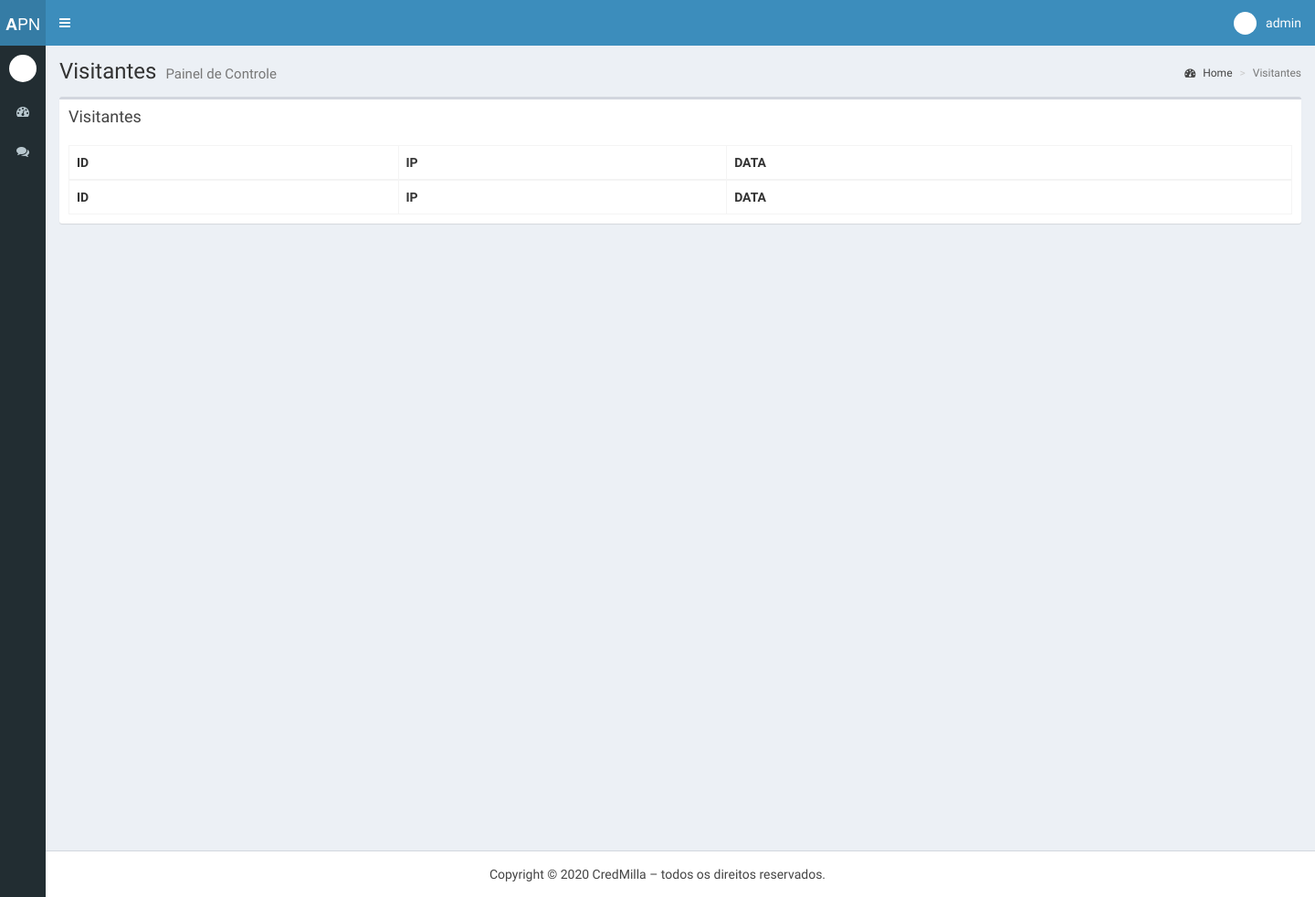
Before: /visitorsTable.php (signed in) with the older database file.
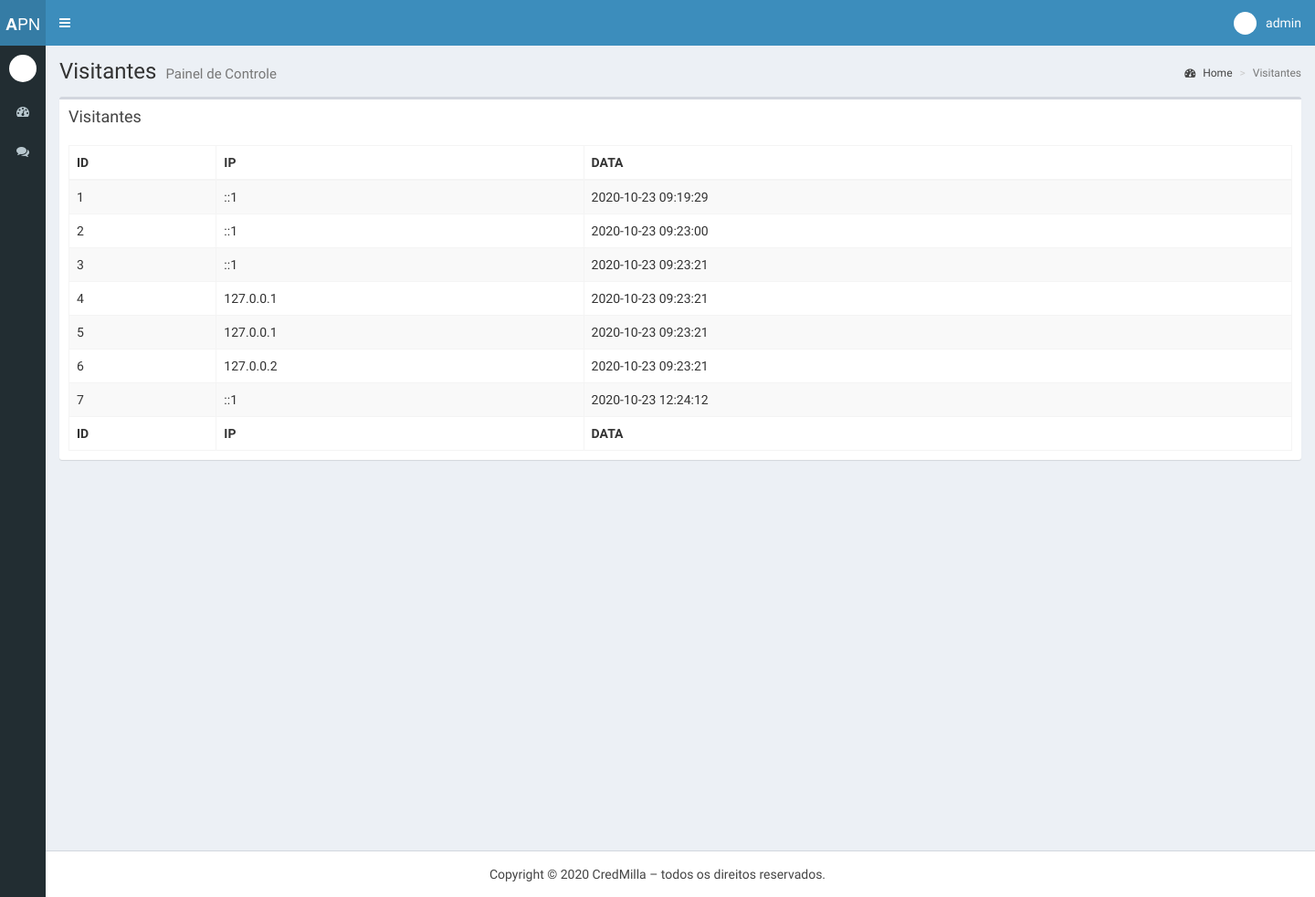
After: the same page with the newer database file.
### tables this page shows
CREATE TABLE `visitors` (
  `id` int(11) NOT NULL,
  `ip` varchar(100) NOT NULL,
  `date_time` datetime NOT NULL
);

### src/classes/DataBase.php (called while the page is built, shortened)
<?php
class DataBase
{
    private $hostname = 'localhost';
    private $user = 'root';
    private $password = '';
    private $dbname = 'credmilla_db';
    private $pdo;
    public function Connect()
    {
        $dsn = 'mysql:dbname=' . $this->dbname . ';host=' . $this->hostname;
        try {
            $this->pdo = new PDO($dsn, $this->user, $this->password);
            $this->pdo->setAttribute(PDO::ATTR_DEFAULT_FETCH_MODE, PDO::FETCH_OBJ);
            $this->pdo->setAttribute(PDO::ATTR_ERRMODE, PDO::ERRMODE_EXCEPTION);
            $this->pdo->setAttribute(PDO::ATTR_EMULATE_PREPARES, false);
        } catch (PDOException $th) {
            throw new Exception( $th->getMessage());
        }
    }
    public function FetchAllData($sql, $props)
    {
        try {
            $stmt = $this->pdo->prepare($sql);
            $stmt->execute($props);
            return $stmt->fetchAll();
        } catch (PDOException $th) {
            echo $th->getMessage();
            die();
        }
    }
}

### visitorsTable.php (the view, shortened to what this page needs)
<!DOCTYPE html>
<head>
  <link rel="stylesheet" href="bootstrap/css/bootstrap.min.css">
  <link rel="stylesheet" href="https://cdnjs.cloudflare.com/ajax/libs/font-awesome/4.5.0/css/font-awesome.min.css">
  <link rel="stylesheet" href="https://cdnjs.cloudflare.com/ajax/libs/ionicons/2.0.1/css/ionicons.min.css">
  <link rel="stylesheet" href="dist/css/AdminLTE.min.css">
  <link rel="stylesheet" href="dist/css/skins/_all-skins.min.css">
  <link rel="stylesheet" href="plugins/bootstrap-wysihtml5/bootstrap3-wysihtml5.min.css">
</head>
<body class="hold-transition skin-blue sidebar-mini sidebar-collapse">
  <header class="main-header">
    <a href="index2.html" class="logo">
      <span class="logo-mini"><b>A</b>PN</span>
    </a>
    <nav class="navbar navbar-static-top">
      <a href="#" class="sidebar-toggle" data-toggle="offcanvas" role="button">
      </a>
      <div class="navbar-custom-menu">
        <ul class="nav navbar-nav">
          <li class="dropdown user user-menu">
            <a href="#" class="dropdown-toggle" data-toggle="dropdown">
              <img src="dist/img/user2-160x160.jpg" class="user-image" alt="User Image">
              <span class="hidden-xs"><?php echo $_SESSION['login']; ?></span>
            </a>
          </li>
        </ul>
      </div>
    </nav>
  </header>
  <aside class="main-sidebar">
    <section class="sidebar">
      <div class="user-panel">
        <div class="pull-left image">
          <img src="dist/img/user2-160x160.jpg" class="img-circle" alt="User Image">
        </div>
      </div>
      <ul class="sidebar-menu">
        <li class="treeview">
          <a href="#">
            <i class="fa fa-dashboard"></i> <span>Visitantes</span>
          </a>
        </li>
        <li>
          <a href="./chatSupport.php" class="chat-queue">
            <i class="fa fa-comments"></i> <span>Chat</span>
          </a>
        </li>
      </ul>
    </section>
  </aside>
  <div class="content-wrapper">
    <section class="content-header">
      <h1>
        Visitantes
        <small>Painel de Controle</small>
      </h1>
      <ol class="breadcrumb">
        <li><a href="./adminPage.php"><i class="fa fa-dashboard"></i> Home</a></li>
        <li class="active">Visitantes</li>
      </ol>
    </section>
    <section class="content">
      <div class="row">
        <div class="col-xs-12">
          <div class="box">
            <div class="box-header">
              <h3 class="box-title">Visitantes</h3>
            </div>
            <div class="box-body">
              <table id="example1" class="table table-bordered table-striped">
                <thead>
                  <tr>
                    <th>ID</th>
                    <th>IP</th>
                    <th>DATA</th>
                  </tr>
                </thead>
                <tbody>
                  <?php
                    require_once('./src/classes/DataBase.php');
                    $db = new DataBase();
                    $res = $db->FetchAllData("SELECT * FROM visitors", []);
                    if(true){
                      foreach($res as $r){
                        echo "<tr>
                        <td>$r->id</td>
                        <td>$r->ip
                        </td>
                        <td>$r->date_time</td>
                      </tr>
                        ";
                      }
                    }
                  ?>
                </tbody>
                <tfoot>
                  <tr>
                    <th>ID</th>
                    <th>IP</th>
                    <th>DATA</th>
                  </tr>
                </tfoot>
              </table>
            </div>
          </div>
        </div>
      </div>
    </section>
    <section class="col-lg-7 connectedSortable">
    </section>
    <section class="col-lg-5 connectedSortable">
    </section>
  </div>
  <footer class="main-footer">
    Copyright © 2020 CredMilla – todos os direitos reservados.
  </footer>
</body>
</html>

Changed rows visible on the page:
added visitors: id "1", ip "::1", date_time "2020-10-23 09:19:29"
added visitors: id "2", ip "::1", date_time "2020-10-23 09:23:00"
added visitors: id "3", ip "::1", date_time "2020-10-23 09:23:21"
added visitors: id "4", ip "127.0.0.1", date_time "2020-10-23 09:23:21"
added visitors: id "5", ip "127.0.0.1", date_time "2020-10-23 09:23:21"
added visitors: id "6", ip "127.0.0.2", date_time "2020-10-23 09:23:21"
added visitors: id "7", ip "::1", date_time "2020-10-23 12:24:12"
